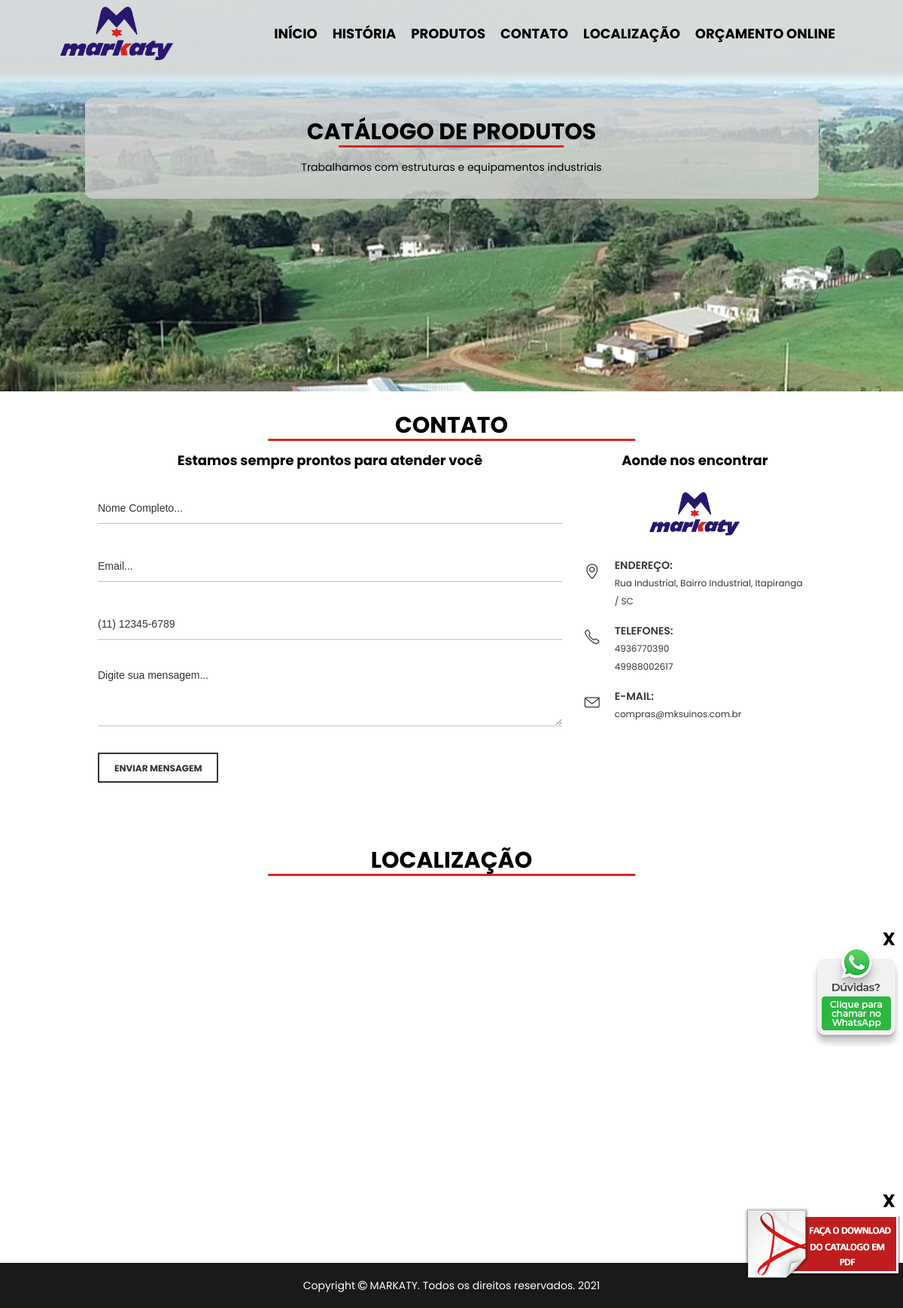
The app's page /?url=produtos with its own data.
### tables this page shows
CREATE TABLE `tb_empresa` (
    `cod_empresa` INTEGER NOT NULL AUTO_INCREMENT,
    `nome_fantasia` VARCHAR(100) NOT NULL,
    `cnpj` VARCHAR(18) NOT NULL,
    `logradouro` VARCHAR(100) NOT NULL,
    `nr` NUMERIC(4),
    `complemento` VARCHAR(150),
    `bairro` VARCHAR(150),
    `tel_whatsapp` VARCHAR(15),
    `tel_fixo` VARCHAR(15),
    `email` TEXT,
    `instagram` TEXT,
    `facebook` TEXT,
    `maps` TEXT,
    `logomarca` TEXT,
    `cod_catalogo` INTEGER,
    `cod_cidade` INTEGER,
    CONSTRAINT `PK_tb_empresa` PRIMARY KEY (`cod_empresa`)
);

CREATE TABLE `tb_catalogo` (
    `cod_catalogo` INTEGER NOT NULL AUTO_INCREMENT,
    `nome` VARCHAR(150) NOT NULL,
    `descricao` TEXT,
    CONSTRAINT `PK_tb_catalogo` PRIMARY KEY (`cod_catalogo`)
);

CREATE TABLE `tb_cidade` (
    `cod_cidade` INTEGER NOT NULL AUTO_INCREMENT,
    `nome_cidade` VARCHAR(150) NOT NULL,
    `cep` NUMERIC,
    `cod_estado` INTEGER,
    CONSTRAINT `PK_tb_cidade` PRIMARY KEY (`cod_cidade`)
);

CREATE TABLE `tb_estado` (
    `cod_estado` INTEGER NOT NULL AUTO_INCREMENT,
    `nome_estado` VARCHAR(150) NOT NULL,
    `uf` VARCHAR(2) NOT NULL,
    CONSTRAINT `PK_tb_estado` PRIMARY KEY (`cod_estado`)
);

### index.php (the view, shortened to what this page needs)
<!doctype html>
<html class="no-js" lang="pt-br">
    <head>
        <?php
        include './connection.php';
        $cmd = $pdo->prepare("CALL sel_empresa_especifica('1')");
        $cmd->execute();
        $dados = $cmd->fetch();
        $nome_fantasia = $dados['nome_fantasia'];
        $logradouro = $dados['logradouro'];
        $bairro = $dados['bairro'];
        $tel_whatsapp = $dados['tel_whatsapp'];
        $tel_fixo = $dados['tel_fixo'];
        $email = $dados['email'];
        $maps = $dados['maps'];
        $logomarca = $dados['logomarca'];
        $cod_ci = $dados['cod_cidade'];
        $cmd = $pdo->prepare("CALL sel_cidade_cod('1', '$cod_ci')");
        $cmd->execute();
        $dados = $cmd->fetch();
        $nome_cidade = $dados['nome_cidade'];
        $uf = $dados['uf'];
        ?>
        <link href="css/animate.min.css" rel="stylesheet" type="text/css"/>
        <link rel="stylesheet" href="css/bootstrap.min.css">
        <link rel="stylesheet" href="css/plugins.css">
        <link rel="stylesheet" href="style.css">
        <link rel="stylesheet" href="css/custom.css">
    </head>
    <body>
        <div class="wrapper" id="wrapper">
            <header id="wn__header" class="header__area header__absolute sticky__header">
                <div class="container-fluid" id="inicio">
                    <div class="row">
                        <div class="col-md-2 col-sm-2 col-3 col-lg-2 col-xl-2 wow fadeInLeft" data-wow-delay="0.5s">
                            <div class="logo">
                                <a href="?url=inicio">
                                    <img src="./intranet/imagens/logomarca/<?= $logomarca; ?>" alt="Logo Marca">
                                </a>
                            </div>
                        </div>
                        <div class="col-lg-10 d-none d-lg-block">
                            <nav class="mainmenu__nav">
                                <ul class="meninmenu d-flex justify-content-lg-center nav">
                                    <li class="drop with--one--item wow fadeInRight" data-wow-delay="0.5s"><a href="?url=inicio">Início</a></li>
                                    <li class="drop with--one--item wow fadeInRight" data-wow-delay="0.7s"><a href="?url=historia">História</a></li>
                                    <li class="drop with--one--item wow fadeInRight" data-wow-delay="0.9s"><a href="?url=produtos">Produtos</a></li>
                                    <li class="drop with--one--item wow fadeInRight" data-wow-delay="1.1s"><a href="#contato">Contato</a></li>
                                    <li class="drop with--one--item wow fadeInRight" data-wow-delay="1.3s"><a href="#localizacao">Localização</a></li>
                                    <li class="drop with--one--item wow fadeInRight" data-wow-delay="1.5s">
                                        <a href="https://api.whatsapp.com/send?phone=55<?= $tel_whatsapp; ?>&text=Olá! Markaty. Estou precisando de mais informações sobre seus serviços." target="_blank">
                                            Orçamento Online
                                        </a>
                                    </li>
                                </ul>
                            </nav>
                        </div>
                    </div>
                </div>
            </header>
            <?php
            @$url = $_GET['url'];
            switch ($url) {
                case 'produtos':
                    include ('./produtos.php');
                    break;
            }
            ?>
            <section id="contato" class="wn_contact_area pt--30 col-xl-10" style="margin: 0 auto;">
                <div class="container">
                    <div class="section__title text-center wow fadeIn" data-wow-delay="0.5s">
                        <h2>CONTATO</h2>
                    </div>
                    <div class="row">
                        <div class="col-md-8">
                            <div class="contact-form-wrap">
                                <h5 style="text-align: center;" class="pb--30 wow fadeIn" data-wow-delay="0.5s">Estamos sempre prontos para atender você</h5>
                                <form id="contact-form" method="POST" action="contact_me.php" enctype="multipart/form-data">
                                    <div class="single-contact-form space-between wow fadeInLeft" data-wow-delay="0.5s">
                                        <input type="text" name="nome" required placeholder="Nome Completo...">
                                    </div>
                                    <div class="single-contact-form space-between wow fadeInLeft" data-wow-delay="0.7s">
                                        <input type="email" name="email" required placeholder="Email...">
                                    </div>
                                    <div class="single-contact-form space-between wow fadeInLeft" data-wow-delay="0.9s">
                                        <input required type="telefone"
                                               name="telefone"
                                               id="tel_whatsapp"
                                               placeholder="(11) 12345-6789">
                                    </div>
                                    <div class="single-contact-form message wow fadeInLeft" data-wow-delay="1.1s">
                                        <textarea required name="mensagem" placeholder="Digite sua mensagem..."></textarea>
                                    </div>
                                    <div class="contact-btn wow fadeInLeft" data-wow-delay="1.1s">
                                        <button type="submit">ENVIAR MENSAGEM</button>
                                    </div>
                                </form>
                                <div class="form-output pt-3">
                                </div>
                            </div>
                        </div>
                        <div class="col-md-4">
                            <div class="wn__address">
                                <h5 class="pb--30 wow fadeIn" data-wow-delay="0.5s" style="text-align: center;">Aonde nos encontrar</h5>
                                <div class="wn__addres__wreapper">
                                    <div class="ft__logo wow fadeInRight" data-wow-delay="0.5s" style="text-align: center;">
                                        <a href="#">
                                            <img src="intranet/imagens/logomarca/<?= $logomarca; ?>" alt="<?= $logomarca; ?>">
                                        </a>
                                    </div>
                                    <div class="single__address wow fadeInRight" data-wow-delay="0.5s">
                                        <i class="icon-location-pin icons"></i>
                                        <div class="content">
                                            <span>Endereço:</span>
                                            <p><?= $logradouro; ?>, <?= $bairro; ?>, <?= $nome_cidade; ?> / <?= $uf; ?> </p>
                                        </div>
                                    </div>
                                    <div class="single__address wow fadeInRight" data-wow-delay="0.7s">
                                        <i class="icon-phone icons"></i>
                                        <div class="content">
                                            <span>Telefones:</span>
                                            <p><?= $tel_fixo; ?> <br> <?= $tel_whatsapp; ?></p>
                                        </div>
                                    </div>
                                    <div class="single__address wow fadeInRight" data-wow-delay="0.9s">
                                        <i class="icon-envelope icons"></i>
                                        <div class="content">
                                            <span>E-mail:</span>
                                            <p> <?= $email; ?></p>
                                        </div>
                                    </div>
                                </div>
                            </div>
                        </div>
                    </div>
                </div>
            </section>
            <section id="localizacao" class="wow fadeIn pt--30">
                <div class="container-fluid">
                    <div class="section__title text-center wow fadeIn" data-wow-delay="0.5s">
                        <h2>LOCALIZAÇÃO</h2>
                    </div>
                    <div class="google__map ">
                        <div class="row">
                            <div id="googleMap">
                                <iframe width="100%" height="100%" src="<?= $maps; ?>" frameborder="0" scrolling="no" marginheight="0" marginwidth="0"></iframe>
                            </div>
                        </div>
                    </div>
                </div>
            </section>
        </div>
        <footer id="wn__footer" class="footer__area bg__cat--5 brown--color">
            <div class="copyright__wrapper">
                <div class="container">
                    <div class="copyright" style="text-align: center;">
                        <p>Copyright <i class="fa fa-copyright"></i> <a href="?url=inicio"><?php echo $nome_fantasia; ?>. </a> Todos os direitos reservados. <?php echo date("Y"); ?></p>
                    </div>
                </div>
            </div>
        </footer>
        <div class="wow slideInRight" data-wow-delay="2s" id="popupWpp" style="
             margin: 0 auto auto;
             position: fixed;
             right: 0;
             bottom: 20%;
             z-index: 999;
             padding-top: 20px;
             ">
            <div class="close__wrap" onclick="Mudarestado()"
                 style="
                 font-size: 24px;
                 position: absolute;
                 top: 0;
                 font-size: 24px;
                 font-weight: bold;
                 position: absolute;
                 right: 10px;
                 color: black;
                 cursor: pointer;
                 "
                 >X
            </div>
            <a href="https://api.whatsapp.com/send?phone=55<?= $tel_whatsapp; ?>&text=Olá! Markaty. Estou precisando de mais informações sobre seus serviços." target="_blank">
                <img src="images/balao-duvidas-contato-whatsapp.png" alt="Whatsapp" title="Whatsapp">
            </a>
        </div>
    </body>
</html>

### produtos.php (shortened to what this page needs)
<section id="produtos" class="wn__portfolio__area gallery__masonry__activation pt--130 pb--30"
         style="min-height: 65vh;
         background-image: url(intranet/imagens/sobre/imagem-empresa.jpg);
         background-repeat: no-repeat;
         background-attachment: fixed;
         background-size: cover;
         background-position: center">
    <div class="container-fluid">
        <div class="row col-xl-10" style="margin: 0 auto; background: rgba(211, 211, 211, 0.8); border-radius: 10px;">
            <?php
            $select1 = $pdo->prepare("select c.* from tb_empresa as e, tb_catalogo as c where e.cod_catalogo = c.cod_catalogo");
            $select1->execute();
            $dados1 = $select1->fetch();
            $nomeCatalogo = $dados1['nome'];
            $descricaoCatalogo = $dados1['descricao'];
            ?>
            <div class="pt--30 section__title text-center wow fadeInLeft" data-wow-delay="0.5s">
                <h2><?= $nomeCatalogo; ?></h2>
                <p><?= $descricaoCatalogo; ?></p>
            </div>
            <div class="row pb--30 col-xl-11" style="margin: 0 auto;">
            </div>
        </div>
    </div>
</section>
<div class="wow slideInRight" data-wow-delay="4s" id="popupCatalogo" style="
     margin: 0 auto auto;
     position: fixed;
     right: 0;
     bottom: 2%;
     z-index: 999;
     padding-top: 20px;
     ">
    <div class="close__wrap" onclick="removercatalogo()"
         style="
         position: absolute;
         top: 0;
         font-size: 24px;
         font-weight: bold;
         position: absolute;
         right: 10px;
         color: black;
         cursor: pointer;
         "
         >X
    </div>
    <a id="whatsapp-pg-produto" href="images/catalogo/catalogo.pdf" download="Catálogo Markaty">
        <img src="images/iconepdf.png" alt="Download do Catálogo" title="Download do Catálogo">
    </a>
</div>

### records on screen
tb_empresa: logomarca (picture), logradouro "Rua Industrial", bairro "Bairro Industrial", tel_fixo "4936770390", tel_whatsapp "49988002617", email "compras@mksuinos.com.br", nome_fantasia "MARKATY"
tb_catalogo: nome "CATÁLOGO DE PRODUTOS", descricao "Trabalhamos com estruturas e equipamentos industriais"
tb_cidade: nome_cidade "Itapiranga", cod_estado.uf "SC"
